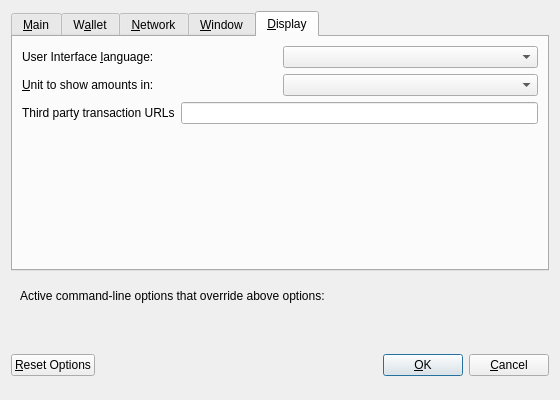
<?xml version="1.0" encoding="UTF-8"?>
<ui version="4.0">
 <class>OptionsDialog</class>
 <widget class="QDialog" name="OptionsDialog">
  <property name="geometry">
   <rect>
    <x>0</x>
    <y>0</y>
    <width>560</width>
    <height>400</height>
   </rect>
  </property>
  <property name="windowTitle">
   <string>Options</string>
  </property>
  <property name="modal">
   <bool>true</bool>
  </property>
  <layout class="QVBoxLayout" name="verticalLayout">
   <item>
    <widget class="QTabWidget" name="tabWidget">
     <property name="currentIndex">
      <number>4</number>
     </property>
     <widget class="QWidget" name="tabMain">
      <attribute name="title">
       <string>&amp;Main</string>
      </attribute>
      <layout class="QVBoxLayout" name="verticalLayout_Main">
       <item>
        <widget class="QCheckBox" name="bitcoinAtStartup">
         <property name="toolTip">
          <string>Automatically start Bitcoin after logging in to the system.</string>
         </property>
         <property name="text">
          <string>&amp;Start Bitcoin on system login</string>
         </property>
        </widget>
       </item>
       <item>
        <layout class="QHBoxLayout" name="horizontalLayout_2_Main">
         <item>
          <widget class="QLabel" name="databaseCacheLabel">
           <property name="text">
            <string>Size of &amp;database cache</string>
           </property>
           <property name="textFormat">
            <enum>Qt::PlainText</enum>
           </property>
           <property name="buddy">
            <cstring>databaseCache</cstring>
           </property>
          </widget>
         </item>
         <item>
          <widget class="QSpinBox" name="databaseCache"/>
         </item>
         <item>
          <widget class="QLabel" name="databaseCacheUnitLabel">
           <property name="text">
            <string>MB</string>
           </property>
           <property name="textFormat">
            <enum>Qt::PlainText</enum>
           </property>
          </widget>
         </item>
         <item>
          <spacer name="horizontalSpacer_2_Main">
           <property name="orientation">
            <enum>Qt::Horizontal</enum>
           </property>
           <property name="sizeHint" stdset="0">
            <size>
             <width>40</width>
             <height>20</height>
            </size>
           </property>
          </spacer>
         </item>
        </layout>
       </item>
       <item>
        <layout class="QHBoxLayout" name="horizontalLayout_3_Main">
         <item>
          <widget class="QLabel" name="threadsScriptVerifLabel">
           <property name="text">
            <string>Number of script &amp;verification threads</string>
           </property>
           <property name="textFormat">
            <enum>Qt::PlainText</enum>
           </property>
           <property name="buddy">
            <cstring>threadsScriptVerif</cstring>
           </property>
          </widget>
         </item>
         <item>
          <widget class="QSpinBox" name="threadsScriptVerif">
           <property name="toolTip">
            <string>(0 = auto, &lt;0 = leave that many cores free)</string>
           </property>
          </widget>
         </item>
         <item>
          <spacer name="horizontalSpacer_3_Main">
           <property name="orientation">
            <enum>Qt::Horizontal</enum>
           </property>
           <property name="sizeHint" stdset="0">
            <size>
             <width>40</width>
             <height>20</height>
            </size>
           </property>
          </spacer>
         </item>
        </layout>
       </item>
       <item>
        <spacer name="verticalSpacer_Main">
         <property name="orientation">
          <enum>Qt::Vertical</enum>
         </property>
         <property name="sizeHint" stdset="0">
          <size>
           <width>20</width>
           <height>40</height>
          </size>
         </property>
        </spacer>
       </item>
      </layout>
     </widget>
     <widget class="QWidget" name="tabWallet">
      <attribute name="title">
       <string>W&amp;allet</string>
      </attribute>
      <layout class="QVBoxLayout" name="verticalLayout_Wallet">
       <item>
        <widget class="QGroupBox" name="groupBox">
         <property name="title">
          <string>Expert</string>
         </property>
         <layout class="QVBoxLayout" name="verticalLayout_2">
          <item>
           <widget class="QCheckBox" name="coinControlFeatures">
            <property name="toolTip">
             <string>Whether to show coin control features or not.</string>
            </property>
            <property name="text">
             <string>Enable coin &amp;control features</string>
            </property>
           </widget>
          </item>
          <item>
           <widget class="QCheckBox" name="spendZeroConfChange">
            <property name="toolTip">
             <string>If you disable the spending of unconfirmed change, the change from a transaction cannot be used until that transaction has at least one confirmation. This also affects how your balance is computed.</string>
            </property>
            <property name="text">
             <string>&amp;Spend unconfirmed change</string>
            </property>
           </widget>
          </item>
         </layout>
        </widget>
       </item>
       <item>
        <spacer name="verticalSpacer_Wallet">
         <property name="orientation">
          <enum>Qt::Vertical</enum>
         </property>
         <property name="sizeHint" stdset="0">
          <size>
           <width>20</width>
           <height>40</height>
          </size>
         </property>
        </spacer>
       </item>
      </layout>
     </widget>
     <widget class="QWidget" name="tabNetwork">
      <attribute name="title">
       <string>&amp;Network</string>
      </attribute>
      <layout class="QVBoxLayout" name="verticalLayout_Network">
       <item>
        <widget class="QCheckBox" name="mapPortUpnp">
         <property name="toolTip">
          <string>Automatically open the Bitcoin client port on the router. This only works when your router supports UPnP and it is enabled.</string>
         </property>
         <property name="text">
          <string>Map port using &amp;UPnP</string>
         </property>
        </widget>
       </item>
       <item>
        <widget class="QCheckBox" name="allowIncoming">
         <property name="toolTip">
          <string>Accept connections from outside</string>
         </property>
         <property name="text">
          <string>Allow incoming connections</string>
         </property>
        </widget>
       </item>
       <item>
        <widget class="QCheckBox" name="connectSocks">
         <property name="toolTip">
          <string>Connect to the Bitcoin network through a SOCKS5 proxy.</string>
         </property>
         <property name="text">
          <string>&amp;Connect through SOCKS5 proxy (default proxy):</string>
         </property>
        </widget>
       </item>
       <item>
        <layout class="QHBoxLayout" name="horizontalLayout_1_Network">
         <item>
          <widget class="QLabel" name="proxyIpLabel">
           <property name="text">
            <string>Proxy &amp;IP:</string>
           </property>
           <property name="textFormat">
            <enum>Qt::PlainText</enum>
           </property>
           <property name="buddy">
            <cstring>proxyIp</cstring>
           </property>
          </widget>
         </item>
         <item>
          <widget class="QValidatedLineEdit" name="proxyIp">
           <property name="minimumSize">
            <size>
             <width>140</width>
             <height>0</height>
            </size>
           </property>
           <property name="maximumSize">
            <size>
             <width>140</width>
             <height>16777215</height>
            </size>
           </property>
           <property name="toolTip">
            <string>IP address of the proxy (e.g. IPv4: 127.0.0.1 / IPv6: ::1)</string>
           </property>
          </widget>
         </item>
         <item>
          <widget class="QLabel" name="proxyPortLabel">
           <property name="text">
            <string>&amp;Port:</string>
           </property>
           <property name="textFormat">
            <enum>Qt::PlainText</enum>
           </property>
           <property name="buddy">
            <cstring>proxyPort</cstring>
           </property>
          </widget>
         </item>
         <item>
          <widget class="QLineEdit" name="proxyPort">
           <property name="minimumSize">
            <size>
             <width>55</width>
             <height>0</height>
            </size>
           </property>
           <property name="maximumSize">
            <size>
             <width>55</width>
             <height>16777215</height>
            </size>
           </property>
           <property name="toolTip">
            <string>Port of the proxy (e.g. 9050)</string>
           </property>
          </widget>
         </item>
         <item>
          <spacer name="horizontalSpacer_1_Network">
           <property name="orientation">
            <enum>Qt::Horizontal</enum>
           </property>
           <property name="sizeHint" stdset="0">
            <size>
             <width>40</width>
             <height>20</height>
            </size>
           </property>
          </spacer>
         </item>
        </layout>
       </item>
       <item>
        <spacer name="verticalSpacer_Network">
         <property name="orientation">
          <enum>Qt::Vertical</enum>
         </property>
         <property name="sizeHint" stdset="0">
          <size>
           <width>20</width>
           <height>40</height>
          </size>
         </property>
        </spacer>
       </item>
      </layout>
     </widget>
     <widget class="QWidget" name="tabWindow">
      <attribute name="title">
       <string>&amp;Window</string>
      </attribute>
      <layout class="QVBoxLayout" name="verticalLayout_Window">
       <item>
        <widget class="QCheckBox" name="minimizeToTray">
         <property name="toolTip">
          <string>Show only a tray icon after minimizing the window.</string>
         </property>
         <property name="text">
          <string>&amp;Minimize to the tray instead of the taskbar</string>
         </property>
        </widget>
       </item>
       <item>
        <widget class="QCheckBox" name="minimizeOnClose">
         <property name="toolTip">
          <string>Minimize instead of exit the application when the window is closed. When this option is enabled, the application will be closed only after selecting Quit in the menu.</string>
         </property>
         <property name="text">
          <string>M&amp;inimize on close</string>
         </property>
        </widget>
       </item>
       <item>
        <spacer name="verticalSpacer_Window">
         <property name="orientation">
          <enum>Qt::Vertical</enum>
         </property>
         <property name="sizeHint" stdset="0">
          <size>
           <width>20</width>
           <height>40</height>
          </size>
         </property>
        </spacer>
       </item>
      </layout>
     </widget>
     <widget class="QWidget" name="tabDisplay">
      <attribute name="title">
       <string>&amp;Display</string>
      </attribute>
      <layout class="QVBoxLayout" name="verticalLayout_Display">
       <item>
        <layout class="QHBoxLayout" name="horizontalLayout_1_Display">
         <item>
          <widget class="QLabel" name="langLabel">
           <property name="text">
            <string>User Interface &amp;language:</string>
           </property>
           <property name="textFormat">
            <enum>Qt::PlainText</enum>
           </property>
           <property name="buddy">
            <cstring>lang</cstring>
           </property>
          </widget>
         </item>
         <item>
          <widget class="QValueComboBox" name="lang">
           <property name="toolTip">
            <string>The user interface language can be set here. This setting will take effect after restarting Bitcoin.</string>
           </property>
          </widget>
         </item>
        </layout>
       </item>
       <item>
        <layout class="QHBoxLayout" name="horizontalLayout_2_Display">
         <item>
          <widget class="QLabel" name="unitLabel">
           <property name="text">
            <string>&amp;Unit to show amounts in:</string>
           </property>
           <property name="textFormat">
            <enum>Qt::PlainText</enum>
           </property>
           <property name="buddy">
            <cstring>unit</cstring>
           </property>
          </widget>
         </item>
         <item>
          <widget class="QValueComboBox" name="unit">
           <property name="toolTip">
            <string>Choose the default subdivision unit to show in the interface and when sending coins.</string>
           </property>
          </widget>
         </item>
        </layout>
       </item>
       <item>
        <layout class="QHBoxLayout" name="horizontalLayout_3_Display">
         <item>
          <widget class="QLabel" name="thirdPartyTxUrlsLabel">
           <property name="toolTip">
            <string>Third party URLs (e.g. a block explorer) that appear in the transactions tab as context menu items. %s in the URL is replaced by transaction hash. Multiple URLs are separated by vertical bar |.</string>
           </property>
           <property name="text">
            <string>Third party transaction URLs</string>
           </property>
           <property name="buddy">
            <cstring>thirdPartyTxUrls</cstring>
           </property>
          </widget>
         </item>
         <item>
          <widget class="QLineEdit" name="thirdPartyTxUrls">
           <property name="toolTip">
            <string>Third party URLs (e.g. a block explorer) that appear in the transactions tab as context menu items. %s in the URL is replaced by transaction hash. Multiple URLs are separated by vertical bar |.</string>
           </property>
          </widget>
         </item>
        </layout>
       </item>
       <item>
        <spacer name="verticalSpacer_Display">
         <property name="orientation">
          <enum>Qt::Vertical</enum>
         </property>
         <property name="sizeHint" stdset="0">
          <size>
           <width>20</width>
           <height>40</height>
          </size>
         </property>
        </spacer>
       </item>
      </layout>
     </widget>
    </widget>
   </item>
   <item>
    <widget class="QFrame" name="frame">
     <layout class="QVBoxLayout" name="verticalLayout_Bottom">
      <item>
       <layout class="QHBoxLayout" name="horizontalLayout_Bottom">
        <item>
         <widget class="QLabel" name="overriddenByCommandLineInfoLabel">
          <property name="text">
           <string>Active command-line options that override above options:</string>
          </property>
          <property name="textFormat">
           <enum>Qt::PlainText</enum>
          </property>
         </widget>
        </item>
        <item>
         <spacer name="horizontalSpacer_Bottom">
          <property name="orientation">
           <enum>Qt::Horizontal</enum>
          </property>
          <property name="sizeHint" stdset="0">
           <size>
            <width>40</width>
            <height>20</height>
           </size>
          </property>
         </spacer>
        </item>
       </layout>
      </item>
      <item>
       <widget class="QLabel" name="overriddenByCommandLineLabel">
        <property name="text">
         <string/>
        </property>
        <property name="textFormat">
         <enum>Qt::PlainText</enum>
        </property>
        <property name="wordWrap">
         <bool>true</bool>
        </property>
       </widget>
      </item>
     </layout>
    </widget>
   </item>
   <item>
    <layout class="QHBoxLayout" name="horizontalLayout_Buttons">
     <item>
      <widget class="QPushButton" name="resetButton">
       <property name="toolTip">
        <string>Reset all client options to default.</string>
       </property>
       <property name="text">
        <string>&amp;Reset Options</string>
       </property>
       <property name="autoDefault">
        <bool>false</bool>
       </property>
      </widget>
     </item>
     <item>
      <spacer name="horizontalSpacer_1">
       <property name="orientation">
        <enum>Qt::Horizontal</enum>
       </property>
       <property name="sizeHint" stdset="0">
        <size>
         <width>40</width>
         <height>48</height>
        </size>
       </property>
      </spacer>
     </item>
     <item>
      <widget class="QLabel" name="statusLabel">
       <property name="minimumSize">
        <size>
         <width>200</width>
         <height>0</height>
        </size>
       </property>
       <property name="font">
        <font>
         <weight>75</weight>
         <bold>true</bold>
        </font>
       </property>
       <property name="text">
        <string/>
       </property>
       <property name="textFormat">
        <enum>Qt::PlainText</enum>
       </property>
       <property name="wordWrap">
        <bool>true</bool>
       </property>
      </widget>
     </item>
     <item>
      <spacer name="horizontalSpacer_2">
       <property name="orientation">
        <enum>Qt::Horizontal</enum>
       </property>
       <property name="sizeHint" stdset="0">
        <size>
         <width>40</width>
         <height>48</height>
        </size>
       </property>
      </spacer>
     </item>
     <item>
      <widget class="QPushButton" name="okButton">
       <property name="text">
        <string>&amp;OK</string>
       </property>
       <property name="autoDefault">
        <bool>false</bool>
       </property>
       <property name="default">
        <bool>true</bool>
       </property>
      </widget>
     </item>
     <item>
      <widget class="QPushButton" name="cancelButton">
       <property name="text">
        <string>&amp;Cancel</string>
       </property>
       <property name="autoDefault">
        <bool>false</bool>
       </property>
      </widget>
     </item>
    </layout>
   </item>
  </layout>
 </widget>
 <customwidgets>
  <customwidget>
   <class>QValidatedLineEdit</class>
   <extends>QLineEdit</extends>
   <header>qvalidatedlineedit.h</header>
  </customwidget>
  <customwidget>
   <class>QValueComboBox</class>
   <extends>QComboBox</extends>
   <header>qvaluecombobox.h</header>
  </customwidget>
 </customwidgets>
 <resources/>
 <connections/>
</ui>
